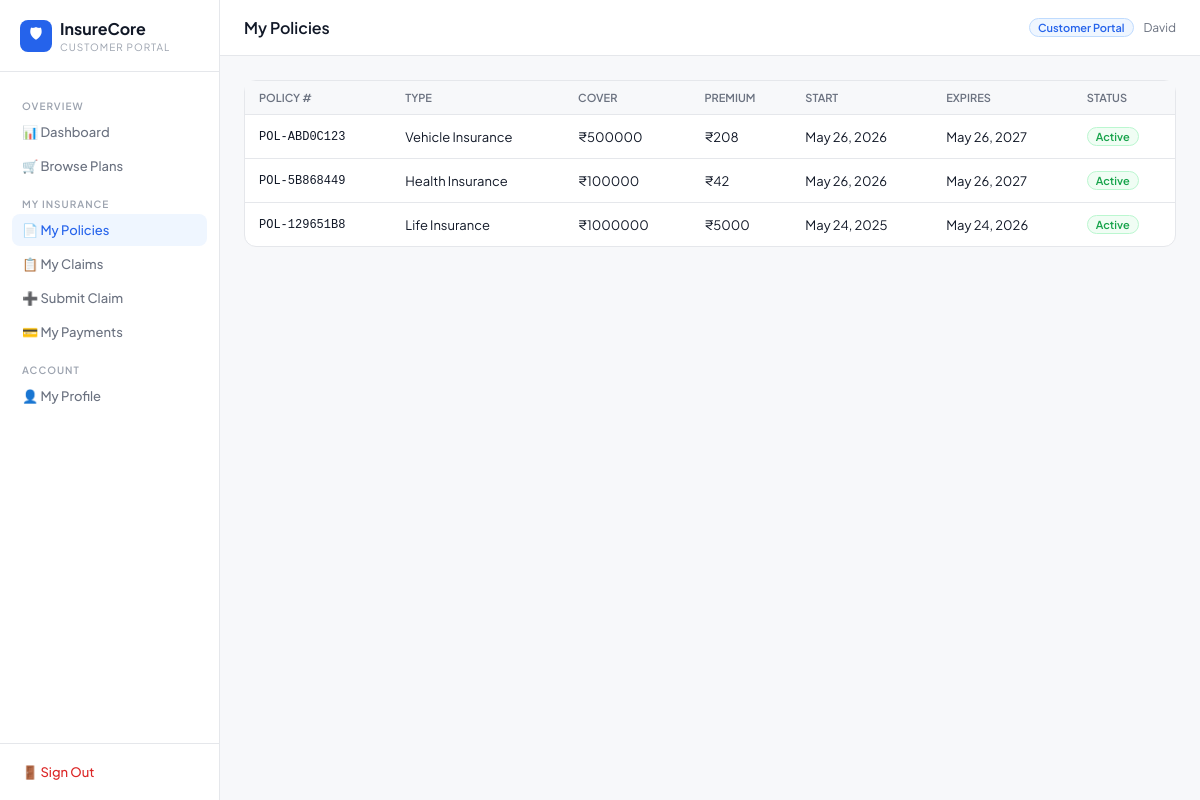
The page /portal/policies/ (signed in) on the database its author committed.
### insurance/models.py (models this page shows, shortened)
class Policy(models.Model):
    POLICY_TYPES = [
        ('life', 'Life Insurance'),
        ('health', 'Health Insurance'),
        ('vehicle', 'Vehicle Insurance'),
        ('home', 'Home Insurance'),
        ('travel', 'Travel Insurance'),
    ]
    STATUS_CHOICES = [
        ('active', 'Active'),
        ('expired', 'Expired'),
        ('cancelled', 'Cancelled'),
        ('pending', 'Pending'),
    ]
    customer = models.ForeignKey(Customer, on_delete=models.CASCADE, related_name='policies')
    policy_number = models.CharField(max_length=50, unique=True)
    policy_type = models.CharField(max_length=20, choices=POLICY_TYPES)
    cover_amount = models.DecimalField(max_digits=12, decimal_places=2)
    premium_amount = models.DecimalField(max_digits=10, decimal_places=2)
    start_date = models.DateField()
    end_date = models.DateField()
    status = models.CharField(max_length=20, choices=STATUS_CHOICES, default='active')
    description = models.TextField(blank=True)
    created_at = models.DateTimeField(auto_now_add=True)
    class Meta:
        ordering = ['-created_at']
        verbose_name_plural = 'Policies'

### insurance/views.py (the view)
# urls.py: path('portal/policies/', views.customer_portal_policies, name='customer_portal_policies'),
@customer_required
def customer_portal_policies(request):
    customer = Customer.objects.get(user=request.user)
    policies = customer.policies.all()
    return render(request, 'insurance/portal/policies.html', {
        'customer': customer, 'policies': policies
    })

### insurance/views.py (called while the page is built)
def customer_required(view_func):
    from functools import wraps
    @wraps(view_func)
    def wrapper(request, *args, **kwargs):
        if not request.user.is_authenticated:
            return redirect('customer_login')
        if request.user.is_staff:
            return redirect('dashboard')
        try:
            Customer.objects.get(user=request.user)
        except Customer.DoesNotExist:
            logout(request)
            return redirect('customer_login')
        return view_func(request, *args, **kwargs)
    return wrapper

### insurance/templates/insurance/portal/policies.html (shortened to what this page needs)
{% extends "insurance/portal/base.html" %}
{% block page_title %}My Policies{% endblock %}
{% block content %}
<div class="card">
  <table class="data">
    <thead><tr><th>Policy #</th><th>Type</th><th>Cover</th><th>Premium</th><th>Start</th><th>Expires</th><th>Status</th></tr></thead>
    <tbody>
      {% for p in policies %}
      <tr>
        <td style="font-family:monospace;font-size:12px">{{ p.policy_number }}</td>
        <td>{{ p.get_policy_type_display }}</td>
        <td>₹{{ p.cover_amount|floatformat:0 }}</td>
        <td>₹{{ p.premium_amount|floatformat:0 }}</td>
        <td>{{ p.start_date }}</td>
        <td>{{ p.end_date }}</td>
        <td><span class="badge badge-{{ p.status }}">{{ p.get_status_display }}</span></td>
      </tr>
      {% empty %}
      <tr><td colspan="7" style="text-align:center;padding:40px;color:var(--text-4)">No policies assigned yet.</td></tr>
      {% endfor %}
    </tbody>
  </table>
</div>
{% endblock %}

### insurance/templates/insurance/portal/base.html (shortened to what this page needs)
<!DOCTYPE html>
<html lang="en">
<head>
</head>
<body>
<div class="layout">
<aside class="sidebar">
  <div class="sidebar-brand">
    <div style="display:flex;align-items:center;gap:8px">
      <div style="width:32px;height:32px;background:var(--blue);border-radius:8px;display:flex;align-items:center;justify-content:center;color:white;font-size:15px;flex-shrink:0">🛡</div>
      <div>
        <div class="brand-name">InsureCore</div>
        <div class="brand-sub">Customer Portal</div>
      </div>
    </div>
  </div>
  <nav class="sidebar-nav">
    <div class="nav-label">Overview</div>
    <a href="{% url 'customer_portal_dashboard' %}" class="nav-link {% if request.resolver_match.url_name == 'customer_portal_dashboard' %}active{% endif %}">📊 Dashboard</a>
    <a href="{% url 'customer_browse_plans' %}" class="nav-link {% if 'plan' in request.resolver_match.url_name %}active{% endif %}">🛒 Browse Plans</a>
    <div class="nav-label">My Insurance</div>
    <a href="{% url 'customer_portal_policies' %}" class="nav-link {% if request.resolver_match.url_name == 'customer_portal_policies' %}active{% endif %}">📄 My Policies</a>
    <a href="{% url 'customer_portal_claims' %}" class="nav-link {% if request.resolver_match.url_name == 'customer_portal_claims' %}active{% endif %}">📋 My Claims</a>
    <a href="{% url 'customer_portal_claim_submit' %}" class="nav-link {% if request.resolver_match.url_name == 'customer_portal_claim_submit' %}active{% endif %}">➕ Submit Claim</a>
    <a href="{% url 'customer_portal_payments' %}" class="nav-link {% if request.resolver_match.url_name == 'customer_portal_payments' %}active{% endif %}">💳 My Payments</a>
    <div class="nav-label">Account</div>
    <a href="{% url 'customer_portal_profile' %}" class="nav-link {% if request.resolver_match.url_name == 'customer_portal_profile' %}active{% endif %}">👤 My Profile</a>
  </nav>
  <div class="sidebar-footer">
    <a href="{% url 'customer_logout' %}" class="logout-link">🚪 Sign Out</a>
  </div>
</aside>
<main class="main">
  <div class="topbar">
    <span class="page-title">{% block page_title %}Dashboard{% endblock %}</span>
    <div style="display:flex;align-items:center;gap:10px">
      <span class="portal-tag">Customer Portal</span>
      <span style="font-size:12px;color:var(--text-3)">{{ request.user.username }}</span>
    </div>
  </div>
  <div class="content">
    {% block content %}{% endblock %}
  </div>
</main>
</div>
</body>
</html>

### insurance/templates/insurance/portal/base.html (style rules this page uses)
*,*::before,*::after { box-sizing:border-box;margin:0;padding:0 }
:root { --blue:#2563eb;--blue-bg:#eff6ff;--blue-border:#bfdbfe; --green:#16a34a;--green-bg:#f0fdf4;--green-border:#bbf7d0; --amber:#d97706;--amber-bg:#fffbeb;--amber-border:#fde68a; --red:#dc2626;--red-bg:#fef2f2;--red-border:#fecaca; --border:#e5e7eb;--bg:#f7f8fa;--text:#111827;--text-2:#374151; --text-3:#6b7280;--text-4:#9ca3af;--white:#fff; --sans:'Plus Jakarta Sans',sans-serif;--radius:8px;--radius-lg:12px; }
body { font-family:var(--sans);background:var(--bg);color:var(--text);font-size:14px }
.layout { display:flex;min-height:100vh }
.sidebar { width:220px;background:var(--white);border-right:1px solid var(--border);display:flex;flex-direction:column;position:fixed;top:0;left:0;height:100vh }
.main { margin-left:220px;flex:1 }
.topbar { background:var(--white);border-bottom:1px solid var(--border);padding:0 24px;height:56px;display:flex;align-items:center;justify-content:space-between;position:sticky;top:0 }
.content { padding:24px }
.sidebar-brand { padding:18px 20px;border-bottom:1px solid var(--border) }
.brand-name { font-size:16px;font-weight:700 }
.brand-sub { font-size:10px;color:var(--text-4);margin-top:2px;text-transform:uppercase;letter-spacing:1px }
.sidebar-nav { padding:12px;flex:1 }
.nav-label { font-size:10px;font-weight:600;color:var(--text-4);letter-spacing:1px;text-transform:uppercase;padding:8px 10px 4px;margin-top:8px }
.nav-link { display:flex;align-items:center;gap:10px;padding:8px 10px;border-radius:var(--radius);color:var(--text-3);text-decoration:none;font-size:13px;font-weight:500;margin-bottom:2px;transition:all .15s }
.nav-link:hover,.nav-link.active { background:var(--blue-bg);color:var(--blue) }
.sidebar-footer { padding:12px;border-top:1px solid var(--border) }
.logout-link { display:flex;align-items:center;gap:10px;padding:8px 10px;border-radius:var(--radius);color:var(--red);text-decoration:none;font-size:13px;font-weight:500 }
.card { background:var(--white);border:1px solid var(--border);border-radius:var(--radius-lg) }
table.data { width:100%;border-collapse:collapse }
table.data th { font-size:11px;font-weight:600;color:var(--text-3);text-transform:uppercase;padding:10px 14px;border-bottom:1px solid var(--border);text-align:left;background:var(--bg) }
table.data td { padding:12px 14px;border-bottom:1px solid var(--border);font-size:13px }
table.data tr:last-child td { border-bottom:none }
.badge { display:inline-flex;padding:2px 8px;border-radius:20px;font-size:11px;font-weight:600;border:1px solid transparent }
.badge-active { background:var(--green-bg);color:var(--green);border-color:var(--green-border) }
.page-title { font-size:16px;font-weight:600 }
.portal-tag { background:var(--blue-bg);color:var(--blue);border:1px solid var(--blue-border);padding:2px 8px;border-radius:20px;font-size:11px;font-weight:600 }

### rows shown on the page
Policy: policy_number "POL-ABD0C123", policy_type "Vehicle Insurance", cover_amount "500000", premium_amount "208", start_date "May 26, 2026", end_date "May 26, 2027", status "Active"
Policy: policy_number "POL-5B868449", policy_type "Health Insurance", cover_amount "100000", premium_amount "42", start_date "May 26, 2026", end_date "May 26, 2027", status "Active"
Policy: policy_number "POL-129651B8", policy_type "Life Insurance", cover_amount "1000000", premium_amount "5000", start_date "May 24, 2025", end_date "May 24, 2026", status "Active"

### other values the page prints
{{ request.user.username }} "David"
